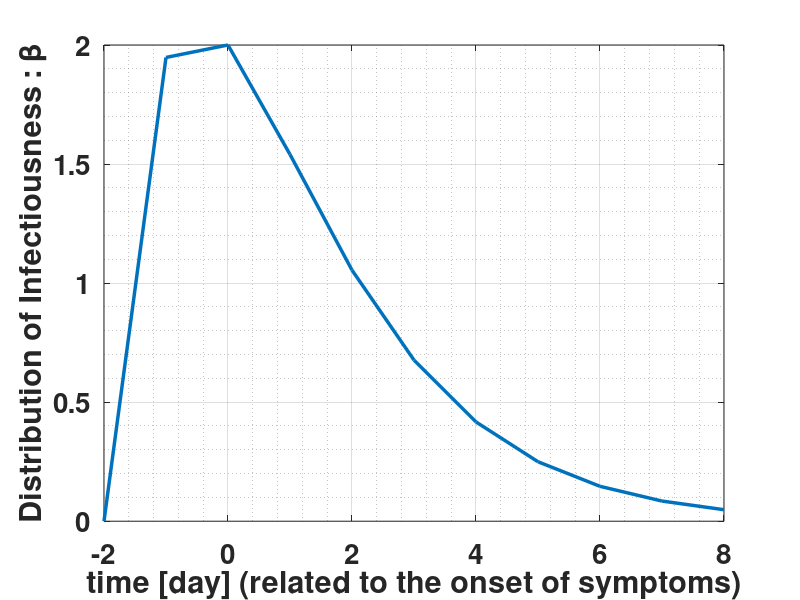
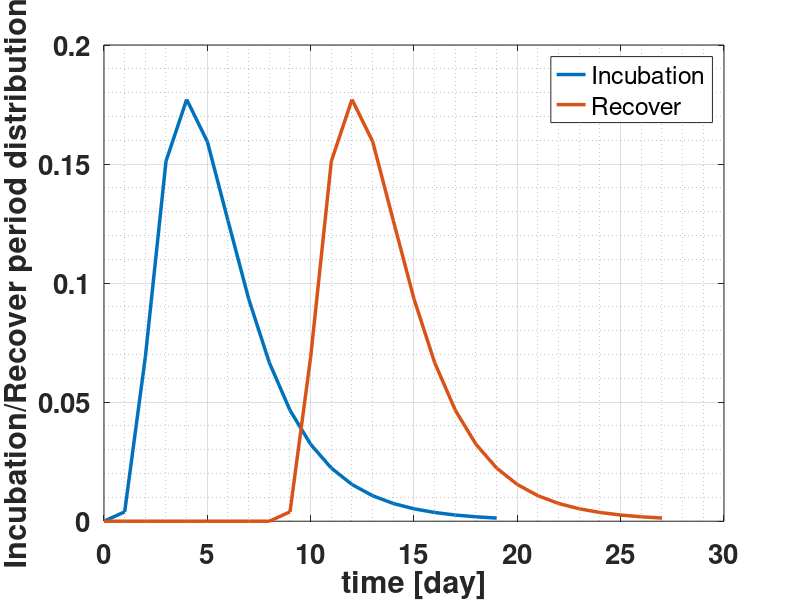
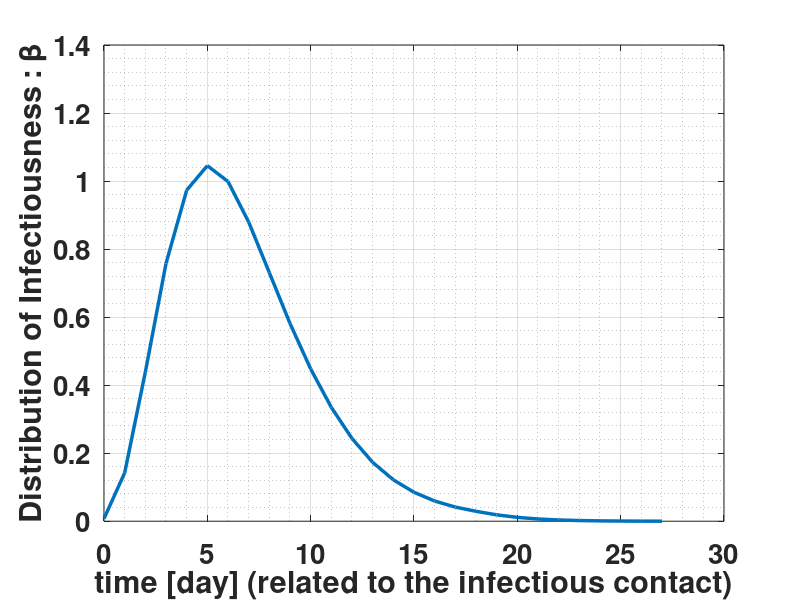
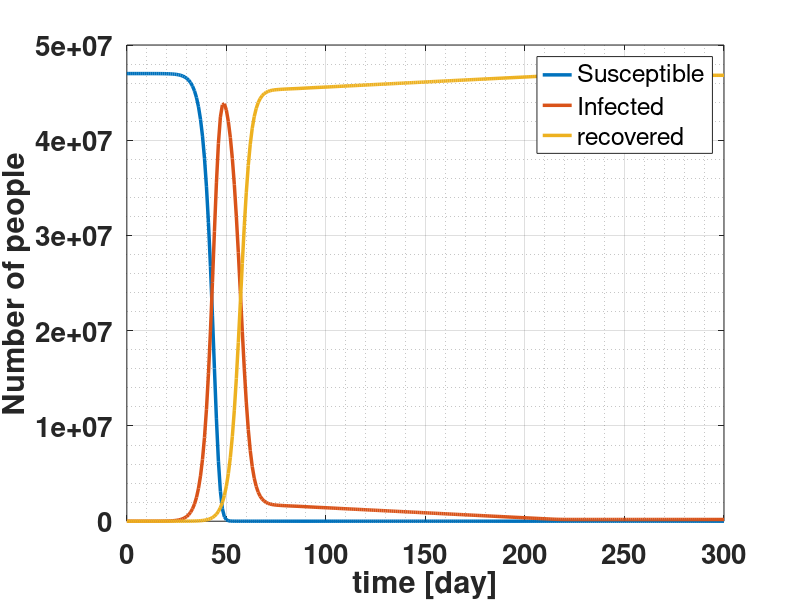

These charts were generated, in order, by the following MATLAB code:
clc
close all 
clear all 

%% VARIABLES 

% Input (LAUNCH "Run" TO ENTER INPUT INTO WINDOW) 
prompt = {'T : number of periods', ...
    'N : size of the population', ...
    'Average number of contact per person per period at peak infectiousness (Variant 1)', ...
    'probabilty of covid-19 transmission between an Infected and a Susceptible during a contact at peak infectiousness (Variant 1)', ...
    'Average number of contact per person per period at peak infectiousness (Variant 2)', ...
    'probabilty of covid-19 transmission between an Infected and a Susceptible during a contact at peak infectiousness (Variant 2)', ...
    'number of persons infected at time 0 (Variant 1)',...
    'number of persons infected at time 0 (Variant 2)',...
    'number of person who have recovered at time 0 (i.e: person who are resistant (recovered, vaccinated, ...)',...
    'h0 : ratio of Infected that are treated in hospital if capacity is enough',...
    'ahV1 : ratio of Infected treated in hospital that recovered (Variant 1)' ,...
    'aaV1 : ratio of Infected treated at home that recovered (Variant 1)',...
    'ahV2 : ratio of Infected treated in hospital that recovered (Variant 2)' ,...
    'aaV2 : ratio of Infected treated at home that recovered (Variant 2)',...
    'hospital capacity (number of bed)'};
dlgtitle = 'Inputs';
dims = [1 120];
definput = {'300','47e6','10',...
'0.20','10','0.20','16','16','0','0.04','0.96','0.99','0.96','0.99','1.6e5'};
answer = inputdlg(prompt,dlgtitle,dims,definput);  
 
T = str2num(answer{1}) ;  % number of periods
N = str2num(answer{2}) ; % size of the population
averageContactV1 = str2num(answer{3}) ; % Average number of contact per person per period at peak infectiousness
probaTransmissionV1 = str2num(answer{4}) ; % probabilty of covid-19 transmission between an Infected and a Susceptible during a contact at peak infectiousness
averageContactV2 = str2num(answer{5}) ; 
probaTransmissionV2 = str2num(answer{6}) ;
I0V1 = str2num(answer{7}) ; % number of persons infected at time 0
I0V2 = str2num(answer{8}) ; % number of persons infected at time 0
R0 = str2num(answer{9}) ; % number of person who have recovered at time 0 (i.e: person who are resistant (recovered, vaccinated, ...) 
h0 = str2num(answer{10}) ;
ahV1 = str2num(answer{11}) ; % ratio of Infected treated in hospital that recovered
aaV1 = str2num(answer{12}) ; % ratio of Infected treated at home that recovered
ahV2 = str2num(answer{13}) ; % ratio of Infected treated in hospital that recovered
aaV2 = str2num(answer{14}) ; % ratio of Infected treated at home that recovered
capacity0 = str2num(answer{15}) ; % hospital capacity (number of bed) 

% Determination of the others variables
t = 0 : T ; % vector of time (period) 
BETAV1 = averageContactV1 * probaTransmissionV1 ; % number of transmission per person infected per day if all contact are with Susceptible
BETAV2 = averageContactV2 * probaTransmissionV2 ;
S0 = N - I0V1 - R0 ; % number of person susceptible of being infected at time 0

% Distribution of Infectiousness relative to symptom onset = Gamma distribution : (a,b) = (2,1.5)
infectiousnessDistribition = makedist('Gamma','a',2,'b',1.5);
xInfectiousness = 0:1:10; 
yInfectiousnessV1 = pdf(infectiousnessDistribition,xInfectiousness);
yInfectiousnessV1 = (BETAV1./max(yInfectiousnessV1)).*yInfectiousnessV1 ; % choose the maximum value of the distribution as BETA
yInfectiousnessV2 = pdf(infectiousnessDistribition,xInfectiousness);
yInfectiousnessV2 = (BETAV2./max(yInfectiousnessV2)).*yInfectiousnessV2 ;

% Distribution of Incubation period over time = Lognormal distribution : (mu,s) = (1.63,0.5)
incubationDistribution = makedist('Lognormal','mu',1.63,'sigma',0.5) ;
xIncubation = 0:1:19 ; 
yIncubation = pdf(incubationDistribution,xIncubation);

% Distribution of Infectiousness after Infectious contact ( product of the Incubation period and the distribution of infectiousness)
betaV1 = zeros(numel(yIncubation)+numel(yInfectiousnessV1)-3,1) ; 
for i = 1 : numel(yIncubation)    
    mini_beta = min([2 , i-1]) ;    
    betaV1(i-mini_beta:i+8) = betaV1(i-mini_beta:i+8) + (yInfectiousnessV1(3-mini_beta:end).*yIncubation(i))';  
end
betaV2 = zeros(numel(yIncubation)+numel(yInfectiousnessV2)-3,1) ; 
for i = 1 : numel(yIncubation)    
    mini_beta = min([2 , i-1]) ;    
    betaV2(i-mini_beta:i+8) = betaV2(i-mini_beta:i+8) + (yInfectiousnessV2(3-mini_beta:end).*yIncubation(i))';  
end    

% Distribution of Recovered period over time = Distribution of Incubation + 8
xRecover = 0:1:19+8 ;
yRecover(1:8) = zeros(8,1) ; 
yRecover(9:20+8) = yIncubation ; 
yRecover = yRecover' ; 

%% ORDINARY DIFFERENTIAL EQUATIONS 

% Initial conditions
newIV1(1) = I0V1 ; % newly infected with variant 1
newIV2(1) = I0V2 ; % newly infected with variant 2
newI_hospitalV1(1,1) = h0 * newIV1(1,1) ; % number of newly infected admitted at hospital 
newI_homeV1(1,1) = (1-h0) * newIV1(1,1) ; % numner of newly infected cared at home 
newI_hospitalV2(1,1) = h0 * newIV2(1,1) ; % number of newly infected admitted at hospital 
newI_homeV2(1,1) = (1-h0) * newIV2(1,1) ; % numner of newly infected cared at home 
listV1(1,1) = 0 ; 
added_listV1(1,1) = 0 ;
listV2(1,1) = 0 ; 
added_listV2(1,1) = 0 ;
list(1,1) = 0 ; 
waiting(1,1) = 0 ; % waiting time in the queue
ratio(1,1) = 0 ; % ratio of infected with variant 1
ratio(i,2) = 0 ; % ratio of infected with variant 2
added_hospital(1,1) = 0 ; 
added_hospitalV1(1,1) = 0 ; 
added_hospitalV2(1,1) = 0 ; 
old_listV1(1,1) = 0 ; 
old_listV2(1,1) = 0 ; 

dS(1) = 0 ; % variation of Succeptible
dIV1(1) = I0V1 ; % variation of Infected (variant 1)
dIV2(1) = I0V2 ; % variation of Infected (variant 2)
dRV1(1) = 0 ; % variation of Recovered 

S(1) = S0 ; % Succeptible
IV1(1) = I0V1 ; % Infected
IV2(1) = I0V2 ; % Infected
I_hospitalV1(1) = newI_hospitalV1(1,1) ; % Infected at hospital
I_hospitalV2(1) = newI_hospitalV2(1,1) ; % Infected at hospital
I_homeV1(1) = newI_homeV1(1,1) ; % Infected at home
I_homeV2(1) = newI_homeV2(1,1) ; % Infected at home
R(1) = R0 ; % Recovered

h(1) = h0 ; % ratio of Infected that are treated in hospital
capacity(1) = capacity0 ; % number of available beds

% Iterations
for i = 2 : numel(t) 
    
   mini_beta = min(i-1,numel(betaV1)) ; 
   mini_yRecover = min(i-1,numel(yRecover));
   newIflipV1 = flip(newIV1) ; 
   newIflipV2 = flip(newIV2) ; 
   newI_hospitalflipV1 = flip(newI_hospitalV1) ;
   newI_hospitalflipV2 = flip(newI_hospitalV2) ;
   newI_homeflipV1 = flip(newI_homeV1) ;
   newI_homeflipV2 = flip(newI_homeV2) ;
   
   % newly recovered
   newR_hospitalV1(i,1) = sum(yRecover(1:mini_yRecover) .* newI_hospitalflipV1(1:mini_yRecover)) ; % number of newly recover from hospital
   newR_homeV1(i,1) = sum(yRecover(1:mini_yRecover) .* newI_homeflipV1(1:mini_yRecover)) ; % number of newly recover from home
   newRV1(i,1) = newR_hospitalV1(i,1) + newR_homeV1(i,1)  ; % number of newly recover
   newR_hospital_deathV1(i,1) = newR_hospitalV1(i,1) * (1-ahV1) ; % number of newly recover from hospital that died 
   newR_hospital_recoveredV1(i,1) = newR_hospitalV1(i,1) * ahV1 ; % number of newly recover from hospital that recovered
   newR_home_deathV1(i,1) = newR_homeV1(i,1) * (1-aaV1) ; % number of newly recover from home that died
   newR_home_recoveredV1(i,1) = newR_homeV1(i,1) * aaV1 ; % number of newly recover from home that recovered
   
   newR_hospitalV2(i,1) = sum(yRecover(1:mini_yRecover) .* newI_hospitalflipV2(1:mini_yRecover)) ; % number of newly recover from hospital
   newR_homeV2(i,1) = sum(yRecover(1:mini_yRecover) .* newI_homeflipV2(1:mini_yRecover)) ; % number of newly recover from home
   newRV2(i,1) = newR_hospitalV2(i,1) + newR_homeV2(i,1)  ; % number of newly recover
   newR_hospital_deathV2(i,1) = newR_hospitalV2(i,1) * (1-ahV2) ; % number of newly recover from hospital that died 
   newR_hospital_recoveredV2(i,1) = newR_hospitalV2(i,1) * ahV2 ; % number of newly recover from hospital that recovered
   newR_home_deathV2(i,1) = newR_homeV2(i,1) * (1-aaV2) ; % number of newly recover from home that died
   newR_home_recoveredV2(i,1) = newR_homeV2(i,1) * aaV2 ; % number of newly recover from home that recovered

   capacity(i,1) = capacity(i-1,1) - (-newR_hospitalV1(i,1)-newR_hospitalV2(i,1)) ;
   
   % newly infected
   newIV1(i,1) = sum(betaV1(1:mini_beta) .* newIflipV1(1:mini_beta)) .* S(i-1)/N ; % number of newly infected
   newIV2(i,1) = sum(betaV2(1:mini_beta) .* newIflipV2(1:mini_beta)) .* S(i-1)/N ; % number of newly infected
   ratio(i,1) = newIV1(i,1) / ( newIV1(i,1) + newIV2(i,1) ) ;
   ratio(i,2) = newIV2(i,1) / ( newIV1(i,1) + newIV2(i,1) ) ;
   
   % added to hospital from the list 
   added_hospital(i,1) = min(list(i-1,1),capacity(i,1)) ; % people that were on the list and that are accepted in hospital
   
   tol1 = 1e-2 ; 
   if listV1(i-1,1) < tol1 && listV2(i-1,1) < tol1
   added_hospitalV1(i,1) = 0 ; 
   added_hospitalV2(i,1) = 0 ;
   else
   added_hospitalV1(i,1) = listV1(i-1,1)/(listV1(i-1,1)+listV2(i-1,1))*added_hospital(i,1) ; 
   added_hospitalV2(i,1) = listV2(i-1,1)/(listV1(i-1,1)+listV2(i-1,1))*added_hospital(i,1) ;
   end
   
   % modification of lists 
   h(i,1) = min( (capacity(i,1)-added_hospital(i,1))/(newIV1(i,1)+newIV2(i,1)) , h0 ) ; % ratio of Infected that are treated in hospital this period
   new_listV1(i,1) = (h0-h(i,1))*(newIV1(i,1)) ;
   new_listV2(i,1) = (h0-h(i,1))*(newIV2(i,1)) ;
   old_listV1(i,1) = new_listV1(i,1) ; 
   old_listV2(i,1) = new_listV2(i,1) ; 
   
   added_listV1(i,1) = new_listV1(i,1) - added_hospitalV1(i,1) ; % number of newly infected added to the list minus those who left the list (waiting for hospital bed)
   added_listV2(i,1) = new_listV2(i,1) - added_hospitalV2(i,1) ;
   listV1(i,1) = listV1(i-1,1) + added_listV1(i,1) ; % number of infected on the list (waiting for hospital bed)
   listV2(i,1) = listV2(i-1,1) + added_listV2(i,1) ; % number of infected on the list (waiting for hospital bed)
   list(i,1) = listV1(i,1) + listV2(i,1) ; 
   newI_hospitalV1(i,1) = h(i,1) * newIV1(i,1) + added_hospitalV1(i,1) ; % number of newly infected admitted at hospital  
   newI_homeV1(i,1) = (1-h0) * newIV1(i,1) ; % number of newly infected cared at home
   newI_hospitalV2(i,1) = h(i,1) * newIV2(i,1) + added_hospitalV2(i,1) ; % number of newly infected admitted at hospital  
   newI_homeV2(i,1) = (1-h0) * newIV2(i,1) ; % number of newly infected cared at home
  
   capacity(i,1) = capacity(i,1) - (newI_hospitalV1(i,1)+newI_hospitalV2(i,1)) ; 
   
   % Derivatives  
   dS(i,1) = -(newIV1(i,1)+newIV2(i,1)) ; % variation of Susceptible person
   dIV1(i,1) = newIV1(i,1) - newRV1(i,1); % variation of Infected person
   dIV2(i,1) = newIV2(i,1) - newRV2(i,1); % variation of Infected person
   dI_hospitalV1(i,1) = newI_hospitalV1(i,1)-newR_hospitalV1(i,1) ; % variation of Infected person in hospital
   dI_hospitalV2(i,1) = newI_hospitalV2(i,1)-newR_hospitalV2(i,1) ; % variation of Infected person in hospital
   dI_homeV1(i,1) = newI_homeV1(i,1)-newR_homeV1(i,1) ; % variation of Infected person at home
   dI_homeV2(i,1) = newI_homeV2(i,1)-newR_homeV2(i,1) ; % variation of Infected person at home
   dRV1(i,1) = newRV1(i,1) ; % variation of Recovered person including dead
   dRV2(i,1) = newRV2(i,1) ; % variation of Recovered person including dead
   
   % update
   S(i,1) = S(i-1,1) + dS(i,1) ; % Susceptible person at time t(i)
   IV1(i,1) = IV1(i-1,1) + dIV1(i,1) ; % Infected person at time t(i
   IV2(i,1) = IV2(i-1,1) + dIV2(i,1) ; % Infected person at time t(i)
   I_hospitalV1(i,1) = I_hospitalV1(i-1,1) + dI_hospitalV1(i,1) ;
   I_hospitalV2(i,1) = I_hospitalV2(i-1,1) + dI_hospitalV2(i,1) ;
   I_homeV1(i,1) = I_homeV1(i-1,1) + dI_homeV1(i,1) ;
   I_homeV2(i,1) = I_homeV2(i-1,1) + dI_homeV2(i,1) ;
   R(i,1) = R(i-1,1) + dRV1(i,1) +dRV2(i,1) ; % Recovered person at time t(i) including dead 
   
   % waiting time
   hospital_from_list(1) = 0;
   infected_to_list(1) = 0 ; 
   hospital_from_list(i) = sum(added_hospital(:));
   tol2 = 1e-3 ; 
   for j = 2 : i
     infected_to_list(j) = sum(new_listV1(1:j))+sum(new_listV2(1:j)) ;  
     if hospital_from_list(i) >= infected_to_list(j) - tol2
         waiting(i) = 0 ; 
     elseif hospital_from_list(i) < infected_to_list(j) && hospital_from_list(i) > infected_to_list(j-1) 
         waiting(i) = i-(j-1) ;
     end
   end 
   
end
waiting = waiting' ; 
%% OUTPUT 

% Figure 


figure 
plot(-2:1:8,yInfectiousnessV1,'Linewidth',2.5) 
grid on 
grid minor
xlabel('time [day] (related to the onset of symptoms)','FontSize',20,'fontWeight','bold')
ylabel('Distribution of Infectiousness : \beta','FontSize',20,'fontWeight','bold')
set(gca,'FontSize',20,'fontWeight','bold')

figure 
plot(xIncubation,yIncubation,'Linewidth',2.5)   
hold on 
plot(xRecover,yRecover,'Linewidth',2.5)
grid on 
grid minor
xlabel('time [day]','FontSize',20,'fontWeight','bold')
ylabel('Incubation/Recover period distribution','FontSize',20,'fontWeight','bold')
set(gca,'FontSize',20,'fontWeight','bold')
legend('Incubation','Recover')

figure 
plot(0:27,betaV1,'Linewidth',2.5) 
grid on 
grid minor
xlabel('time [day] (related to the infectious contact)','FontSize',20,'fontWeight','bold')
ylabel('Distribution of Infectiousness : \beta','FontSize',20,'fontWeight','bold')
set(gca,'FontSize',20,'fontWeight','bold')

figure 
plot(t,S,'Linewidth',2.5) 
hold on
plot(t,IV1+IV2,'Linewidth',2.5) 
plot(t,R,'Linewidth',2.5)
legend('Susceptible' , 'Infected' , 'recovered')
grid on 
grid minor
xlabel('time [day]','FontSize',20,'fontWeight','bold')
ylabel('Number of people','FontSize',20,'fontWeight','bold')
set(gca,'FontSize',20,'fontWeight','bold')

figure 
plot(t,100*S/N,'Linewidth',2.5) 
hold on
plot(t,100*(IV1+IV2)/N,'Linewidth',2.5) 
plot(t,100*R/N,'Linewidth',2.5)
legend('Susceptible' , 'Infected' , 'recovered')
grid on 
grid minor
xlabel('time [day]','FontSize',20,'fontWeight','bold')
ylabel('Number of people [% of the total population]','FontSize',20,'fontWeight','bold')
set(gca,'FontSize',20,'fontWeight','bold')

figure 
plot(t,ratio(:,1),'Linewidth',2.5)
hold on 
plot(t,ratio(:,2),'Linewidth',2.5)
grid on 
grid minor
xlabel('time [day]','FontSize',20,'fontWeight','bold')
ylabel('proportion of Variant in the new infections','FontSize',20,'fontWeight','bold')
set(gca,'FontSize',20,'fontWeight','bold')
legend('Variant 1' , 'Variant 2')

figure 
plot(t,newIV1,'Linewidth',2.5)
hold on 
plot(t,newIV2,'Linewidth',2.5)
grid on 
grid minor
xlabel('time [day]','FontSize',20,'fontWeight','bold')
ylabel('newly infected people infected people','FontSize',20,'fontWeight','bold')
set(gca,'FontSize',20,'fontWeight','bold')
legend('Variant 1' , 'Variant 2')

figure 
plot(t,IV1,'Linewidth',2.5)
hold on 
plot(t,IV2,'Linewidth',2.5)
plot(t,IV1+IV2,'Linewidth',2.5)
grid on 
grid minor
xlabel('time [day]','FontSize',20,'fontWeight','bold')
ylabel('number of infected people','FontSize',20,'fontWeight','bold')
set(gca,'FontSize',20,'fontWeight','bold')
legend('Variant 1' , 'Variant 2' , 'total')



figure 
plot(t,I_hospitalV1,'Linewidth',2.5)
hold on 
plot(t,I_homeV1,'Linewidth',2.5)
plot(t,listV1,'Linewidth',2.5)
grid on 
grid minor
xlabel('time [day]','FontSize',20,'fontWeight','bold')
ylabel('number of infected people (Variant 1)','FontSize',20,'fontWeight','bold')
set(gca,'FontSize',20,'fontWeight','bold')
legend('Hospital' , 'Home' , 'List')

figure 
plot(t,I_hospitalV2,'Linewidth',2.5)
hold on 
plot(t,I_homeV2,'Linewidth',2.5)
plot(t,listV2,'Linewidth',2.5)
grid on 
grid minor
xlabel('time [day]','FontSize',20,'fontWeight','bold')
ylabel('number of infected people (Variant 2)','FontSize',20,'fontWeight','bold')
set(gca,'FontSize',20,'fontWeight','bold')
legend('Hospital' , 'Home' , 'List')

figure 
plot(t,I_hospitalV2+I_hospitalV1,'Linewidth',2.5)
hold on 
plot(t,I_homeV2+I_homeV1,'Linewidth',2.5)
plot(t,listV2+listV1,'Linewidth',2.5)
grid on 
grid minor
xlabel('time [day]','FontSize',20,'fontWeight','bold')
ylabel('number of infected people (total)','FontSize',20,'fontWeight','bold')
set(gca,'FontSize',20,'fontWeight','bold')
legend('Hospital' , 'Home' , 'List')

figure 
plot(t,newR_hospital_recoveredV1,'Linewidth',2.5) 
hold on 
plot(t,newR_hospital_deathV1,'Linewidth',2.5) 
plot(t,newR_home_recoveredV1,'Linewidth',2.5) 
plot(t,newR_home_deathV1,'Linewidth',2.5) 
grid on 
grid minor
xlabel('time [day]','FontSize',20,'fontWeight','bold')
ylabel('number of newly recovered people (Variant 1)','FontSize',20,'fontWeight','bold')
set(gca,'FontSize',20,'fontWeight','bold')
legend('Hospital recovered', 'Hospital death', 'Home recovered', 'Home death')

figure 
plot(t,newR_hospital_recoveredV2,'Linewidth',2.5) 
hold on 
plot(t,newR_hospital_deathV2,'Linewidth',2.5) 
plot(t,newR_home_recoveredV2,'Linewidth',2.5) 
plot(t,newR_home_deathV2,'Linewidth',2.5) 
grid on 
grid minor
xlabel('time [day]','FontSize',20,'fontWeight','bold')
ylabel('number of newly recovered people (Variant 2)','FontSize',20,'fontWeight','bold')
set(gca,'FontSize',20,'fontWeight','bold')
legend('Hospital recovered', 'Hospital death', 'Home recovered', 'Home death')

figure 
plot(t,cumsum(newI_hospitalV1+newI_hospitalV2),'Linewidth',2.5) 
hold on 
plot(t,cumsum(newI_homeV1+newI_homeV2),'Linewidth',2.5) 
grid on 
grid minor
xlabel('time [day]','FontSize',20,'fontWeight','bold')
ylabel('cumulative number of infected people','FontSize',20,'fontWeight','bold')
set(gca,'FontSize',20,'fontWeight','bold')
legend('Hospital','Home')


figure 
plot(t,cumsum(newR_hospital_recoveredV1),'Linewidth',2.5) 
hold on 
plot(t,cumsum(newR_hospital_deathV1),'Linewidth',2.5) 
plot(t,cumsum(newR_home_recoveredV1),'Linewidth',2.5) 
plot(t,cumsum(newR_home_deathV1),'Linewidth',2.5) 
grid on 
grid minor
xlabel('time [day]','FontSize',20,'fontWeight','bold')
ylabel('cumulative number of recovered people (Variant 1)','FontSize',20,'fontWeight','bold')
set(gca,'FontSize',20,'fontWeight','bold')
legend('Hospital recovered', 'Hospital death', 'Home recovered', 'Home death')

figure 
plot(t,cumsum(newR_hospital_recoveredV2),'Linewidth',2.5) 
hold on 
plot(t,cumsum(newR_hospital_deathV2),'Linewidth',2.5) 
plot(t,cumsum(newR_home_recoveredV2),'Linewidth',2.5) 
plot(t,cumsum(newR_home_deathV2),'Linewidth',2.5) 
grid on 
grid minor
xlabel('time [day]','FontSize',20,'fontWeight','bold')
ylabel('cumulative number of recovered people (Variant 2)','FontSize',20,'fontWeight','bold')
set(gca,'FontSize',20,'fontWeight','bold')
legend('Hospital recovered', 'Hospital death', 'Home recovered', 'Home death')

figure 
plot(t,newI_hospitalV1,'Linewidth',2.5) 
hold on 
plot(t,newI_homeV1,'Linewidth',2.5)  
plot(t,newIV1,'Linewidth',2.5) 
grid on 
grid minor
xlabel('time [day]','FontSize',20,'fontWeight','bold')
ylabel('number of newly infected people (Variant 1)','FontSize',20,'fontWeight','bold')
set(gca,'FontSize',20,'fontWeight','bold')
legend('Hospital','Home','Total')

figure 
plot(t,newI_hospitalV2,'Linewidth',2.5) 
hold on 
plot(t,newI_homeV2,'Linewidth',2.5)  
plot(t,newIV2,'Linewidth',2.5) 
grid on 
grid minor
xlabel('time [day]','FontSize',20,'fontWeight','bold')
ylabel('number of newly infected people (Variant 2)','FontSize',20,'fontWeight','bold')
set(gca,'FontSize',20,'fontWeight','bold')
legend('Hospital','Home','Total')

figure 
plot(t,h,'Linewidth',2.5) 
grid on 
grid minor
xlabel('time [day]','FontSize',20,'fontWeight','bold')
ylabel('ratio of new Infected that are treated in hospital : h','FontSize',20,'fontWeight','bold')
set(gca,'FontSize',20,'fontWeight','bold')

figure 
plot(t,waiting,'Linewidth',2.5) 
grid on 
grid minor
xlabel('time [day]','FontSize',20,'fontWeight','bold')
ylabel('the time that people entering the hospital from the list have waited [day]','FontSize',20,'fontWeight','bold')
set(gca,'FontSize',20,'fontWeight','bold')

t_adj = t-(waiting') ; 
figure 
plot(t_adj,waiting,'Linewidth',2.5) 
grid on 
grid minor
xlabel('time [day]','FontSize',20,'fontWeight','bold')
ylabel('waiting time before entering the hospital [day]','FontSize',20,'fontWeight','bold')
set(gca,'FontSize',20,'fontWeight','bold')


figure 
plot(t,new_listV1,'Linewidth',2.5) 
grid on 
grid minor
xlabel('time [day]','FontSize',20,'fontWeight','bold')
ylabel('new people on the list (Variant 1)','FontSize',20,'fontWeight','bold')
set(gca,'FontSize',20,'fontWeight','bold')

figure 
plot(t,new_listV2,'Linewidth',2.5) 
grid on 
grid minor
xlabel('time [day]','FontSize',20,'fontWeight','bold')
ylabel('new people on the list (Variant 2)','FontSize',20,'fontWeight','bold')
set(gca,'FontSize',20,'fontWeight','bold')

figure 
plot(t,added_hospitalV1 + added_hospitalV2 ,'Linewidth',2.5) 
hold on 
plot(t,added_hospitalV1,'Linewidth',2.5)
plot(t,added_hospitalV2,'Linewidth',2.5)
grid on 
grid minor
xlabel('time [day]','FontSize',20,'fontWeight','bold')
ylabel('new people accepted at hospital from list','FontSize',20,'fontWeight','bold')
set(gca,'FontSize',20,'fontWeight','bold')
legend('total' , 'from list : Variant 1' , 'from list : Variant 2')
%{
figure 
plot(t,newI,'Linewidth',2.5) 
hold on
plot(t,[36 45 0 37 141 100 0 400 622 0 0 2955 1159 2144 1806 2162 0 2447 4964 0 6368 4749 9630 0 7939 7516],'Linewidth',2.5)
%plot(t,[16 21 0 67 83 117 0 201 270 0 405 556 674 0 1399 2444 0 5619 6516 0 10432 10433 14634 0 17330 21066],'Linewidth',2.5)
grid on 
grid minor
xlabel('time [day]','FontSize',20,'fontWeight','bold')
ylabel('number of newly infected people','FontSize',20,'fontWeight','bold')
set(gca,'FontSize',20,'fontWeight','bold')
legend('Model','Spain')

%plot(t,[36 45 0 37 141 100 0 400 622 0 0 2955 1159 2144 1806 2162 0 2447 4964 0 6368 4749 9630 0 7939 7516],'Linewidth',2.5)
%}